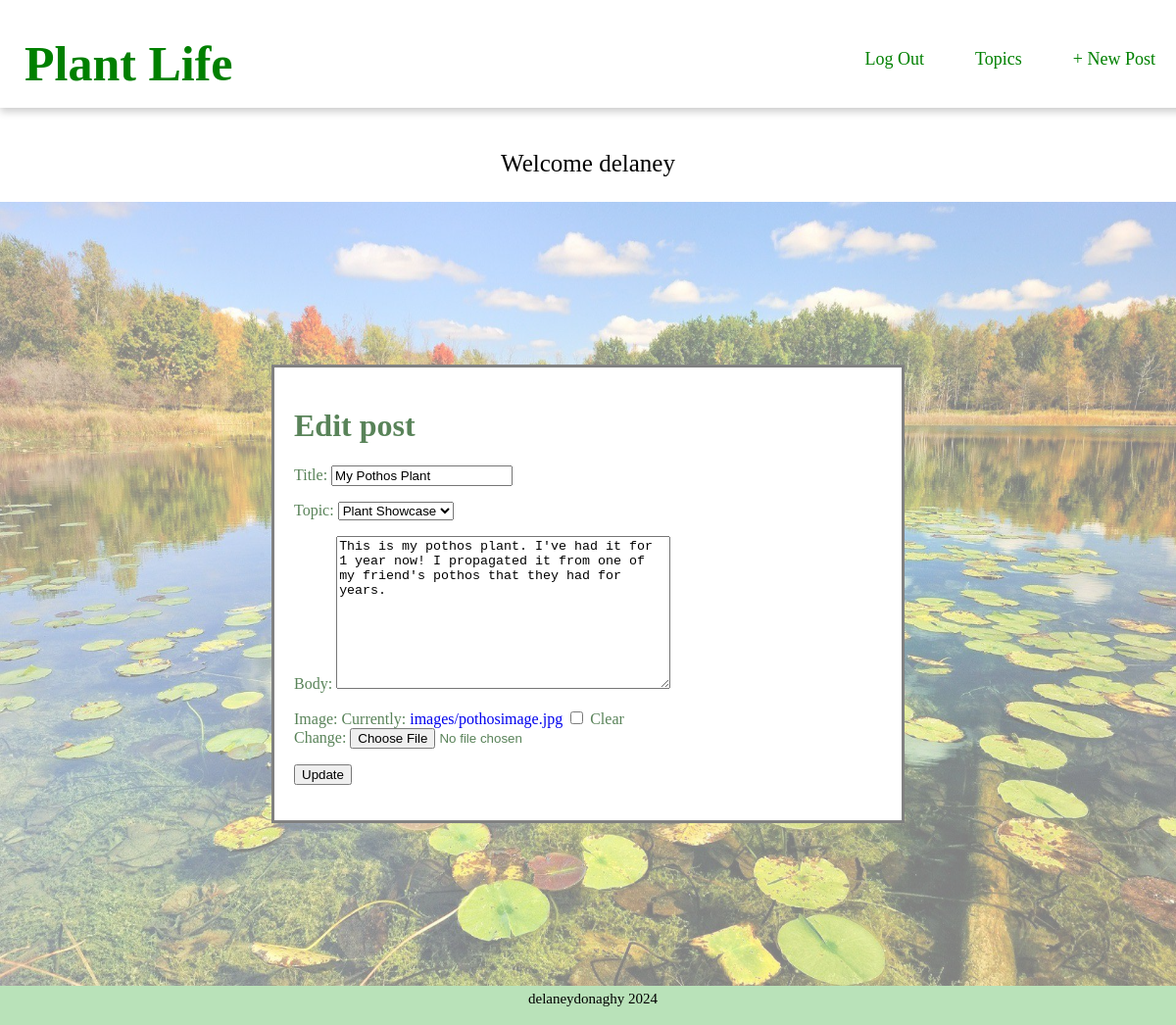
The app's page /post/15/edit/ (signed in) with its own data.
### blog/models.py (models this page shows, shortened)
class Post(models.Model):
    title = models.CharField(max_length=50)
    author = models.ForeignKey(
        "auth.User", # this provides for user authentication
        on_delete=models.CASCADE,
        )
    body = models.TextField()
    topic = models.ForeignKey(Topic, on_delete=models.PROTECT,default='1')
    date = models.DateField(auto_now_add=True, )
    image = models.ImageField(null=True, blank=True,
    upload_to="images/")

class Topic(models.Model):
    topic = models.CharField(max_length=20)
    def __str__(self):
        return self.topic

### blog/views.py (the view)
# urls.py: path("post/<int:pk>/edit/", BlogUpdateView.as_view(), name="post_edit"),
class BlogUpdateView(UpdateView):
    model = Post
    template_name = "post_edit.html"
    fields = ["title", "topic", "body", "image"]

### templates/post_edit.html (shortened to what this page needs)
{%  extends "base.html"  %}
{% load static %}
{%  block content  %}
{% if user.is_authenticated %}
{% if user.id == post.author.id %}
<main style="width: 100%; position: relative;">
<div class="edits" style="position: absolute; top:50%; left:50%; transform:translate(-50%, -50%);">
        <h1>Edit post</h1>
<form action="" method="post" enctype="multipart/form-data">{% csrf_token %}
        {{ form.as_p }}
<input type="submit" value="Update">
</form >
</div>
{% else %}
        You are not authorized to edit this blog!
{% endif %}
{% else %}
        Please Log In
{% endif %}
</main>
{%  endblock content  %}

### templates/base.html (shortened to what this page needs)
{% load static %}
<html>
<head>
    <link href="{% static 'base.css' %}" rel="stylesheet">
</head>
<body>
    <main>
    <header>
    <div class="homenav">
        <h1><a href = "{% url 'home' %}">Plant Life</a></h1>
    </div>
    <div class="new">
        {% if user.is_authenticated %}
        <a href="{% url 'post_new' %}">+ New Post</a>
        {% endif %}
    </div>
    <div class="topics">
        <a href="{% url 'topic' %}">Topics</a>
        {% if user.is_authenticated %}
        <a href="{% url 'logout' %}">Log Out</a>
        {% else %}
        <a href="{% url 'login' %}">Log In</a>
        <a href="{% url 'signup' %}">Sign Up</a>
    {% endif %}
    </div>
    </header>
    <br>
    {% if user.is_authenticated %}
    <p style="font-size:25px; text-align:center;"> Welcome {{user.username}}</p>
    {% else %}
    <p style="font-size:25px; text-align:center;">You are not logged in.</p>
    {% endif %}
    <div class="bodycontent">
        {% block content %} {% endblock content %}
    </div>
    </main>
    <footer> delaneydonaghy 2024</footer>
</body>
</html>

### static/base.css (style rules this page uses)
body { margin: 0px; }
header { padding: 5px; width: 100%; box-shadow: 0 4px 8px 0 rgba(0, 0, 0, 0.2); height: 100px; }
.homenav h1 a { margin: 10px; color: green; text-decoration: none; float: left; font-size:50px; padding-left: 10px; }
.new a, .topics a { margin: 10px; text-decoration: none; float: right; text-align:center; padding: 14px 16px; color: green; display: block; font-size: 18px; }
header { background-color: white; }
a { text-decoration: none; }
.bodycontent { float:clear; }
footer { background-color:rgb(185, 226, 185); display: block; position:relative; margin: 0; padding: 5; left: 0; bottom: 0; width: 100%; height: 30px; clear:both; font-size: 12px; text-align: center; font-size: 15px; }
.edits { padding: 20px; margin:auto; width: 50%; border: grey solid 3px; background-color: white; color:rgb(89, 131, 89); }

### records on screen
Post: title "My Pothos Plant", body "This is my pothos plant. I've had it for 1 year now! I propagated it from one of my friend's pothos that they had for years."
Topic: topic "Plant Showcase"

### other values on screen
{{ user.username }} "delaney"
